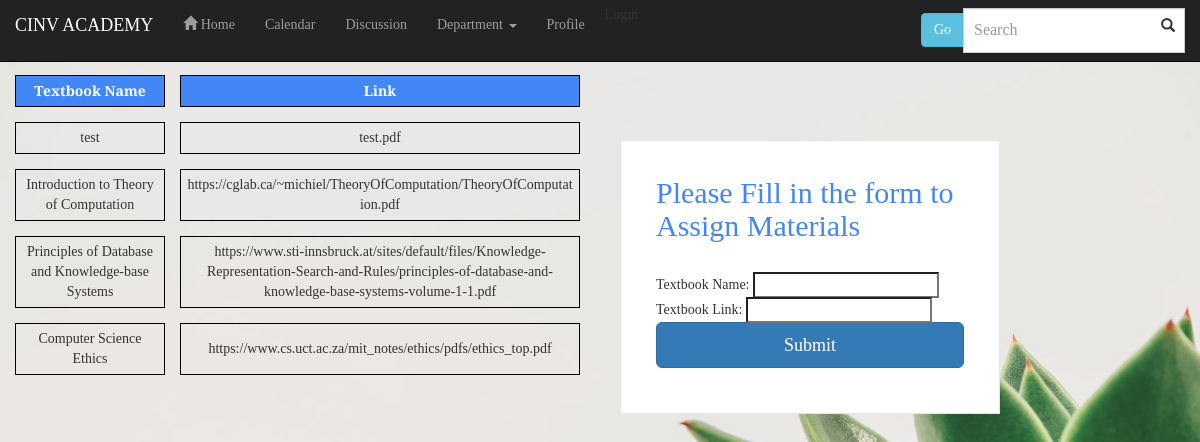
Screenshot of /compSci.php with the database file from the repository.
### tables this page shows
CREATE TABLE `subject` (
  `subject` varchar(200) DEFAULT NULL,
  `textbookName` varchar(200) DEFAULT NULL,
  `textbookLink` varchar(200) DEFAULT NULL
);

### functions.php (called while the page is built, shortened)
<?php
function logged_in(){
	return false;
}

### compSci.php (the view, shortened to what this page needs)
<?php
  require('config.inc.php');
	require('functions.php');
?>
<!DOCTYPE html>
<html lang="en">
  <head>
    <link href="css/bootstrap.min.css" rel="stylesheet">
    <link href="Styling.css" rel="stylesheet">
</head>
<body>
    <nav role="navigation" class="navbar navbar-inverse navbar-fixed-top">
      <div class="container-fluid">
        <div class="navbar-header">
          <a class="navbar-brand" href="student.php">
            CINV ACADEMY
          </a>
      </div>
      <div class="navbar-collapse collapse" id="navbarCollapse">
        <ul class="nav navbar-nav">
          <li>
            <a href="student.php">
            <span class="glyphicon glyphicon-home"> </span> Home</a>
          </li>
            <li>
            <a href="fullcalendar.php">
              Calendar
            </a>
          </li>
            <li>
            <a href="./forum.php">
              Discussion
            </a>
          </li>
          <li>
              <a class="dropdown-toggle" type="button" data-toggle="dropdown">Department
                <span class="caret"></span></a>
          </li>
            <li>
            <a href="profile.php">
              Profile
            </a>
          </li>
            <li>
              <div style="display:flex;align-items: center;justify-content: center; flex:1;max-width:150px;padding:5px;display:flex;align-items: center;"  >
                <?php if(logged_in()):?>
                  <a href="profile.php">
                    <img src="<?= get_image($_SESSION['USER']['image'])?>" style="margin-right:5px;width: 40px;height:40px;object-fit:cover;border-radius: 50%;" >
                  </a>
                  <a href="profile.php">
                    <span>Hi, <?= $_SESSION['USER']['username']?></span>
                  </a>
                <?php else:?>
                  <span style="cursor:pointer;" onclick="login.show()">Login</span>
                <?php endif;?>
              </div>
              </li>
        </ul>
        <form class="navbar-form navbar-right" role="search">
          <div class="input-group">
            <span class="input-group-btn">
              <button type="submit" class="btn btn-info">
                Go
              </button>
            </span>
            <input type="text" id="search" class="form-control" placeholder="Search">
          </div>
        </form>
     </div>
  </div>
  </nav>
<div class="wrapper">
    <form class="form-signin">
      <h2 class="form-signin-heading">Please Fill in the form to Assign Materials</h2>
      Textbook Name: <input type="text" name="textbookName">
      <br>
      Textbook Link: <input type="text" name="textbookLink">
      <br>
      <button class="btn btn-lg btn-primary btn-block" type="submit">Submit</button>
    </form>
  </div>
<?php
$sql = $con->query("Select * from subject where subject='compSci'");
echo "<table>";
echo "<tr><th>Textbook Name</th><th>Link</th></tr>";
while($row = mysqli_fetch_array($sql)){
    echo "<tr><td>";
    echo $row['textbookName'];
    echo "</td><td>";
    echo $row['textbookLink'];
    echo "</td></tr>";
}
echo "</table>";
?>
</body>
</html>

### Styling.css (style rules this page uses)
body { font-family: 'Vollkorn', serif; }

### compSci.php (style rules this page uses)
body { background-image: url('images/background2%20(1).jpg'); background-repeat: no-repeat; background-attachment: fixed; background-size: cover; }
body { background-color: transparent; }
.wrapper { margin-top: 80px; margin-bottom: 80px; Float: right; margin-right: 200px; }
.form-signin { max-width: 380px; padding: 15px 35px 45px; margin: 0 auto; background-color: #fff; border: 1px solid rgba(0,0,0,0.1); }
.form-signin-heading, .checkbox { margin-bottom: 30px; }
.form-control { position: relative; font-size: 16px; height: auto; padding: 10px; @include box-sizing(border-box); }
input[type="text"] { margin-bottom: -1px; border-bottom-left-radius: 0; border-bottom-right-radius: 0; }
table { border-collapse: separate; border-spacing: 15px; margin-top: 60px; }
th { background-color: #4287f5; color: white; }
th, td { width: 150px; text-align: center; border: 1px solid black; padding: 5px; max-width: 400px; word-wrap: break-word; }
h2 { color: #4287f5; }

### rows the page displays
subject: textbookName "test", textbookLink "test.pdf"
subject: textbookName "Introduction to Theory of Computation", textbookLink "https://cglab.ca/~michiel/TheoryOfComputation/TheoryOfComputation.pdf"
subject: textbookName "Principles of Database and Knowledge-base Systems", textbookLink "https://www.sti-innsbruck.at/sites/default/files/Knowledge-Representation-Search-and-Rules/principles-of-database-and-knowledge-base-systems-volume-1-1.pdf"
subject: textbookName "Computer Science Ethics", textbookLink "https://www.cs.uct.ac.za/mit_notes/ethics/pdfs/ethics_top.pdf"
